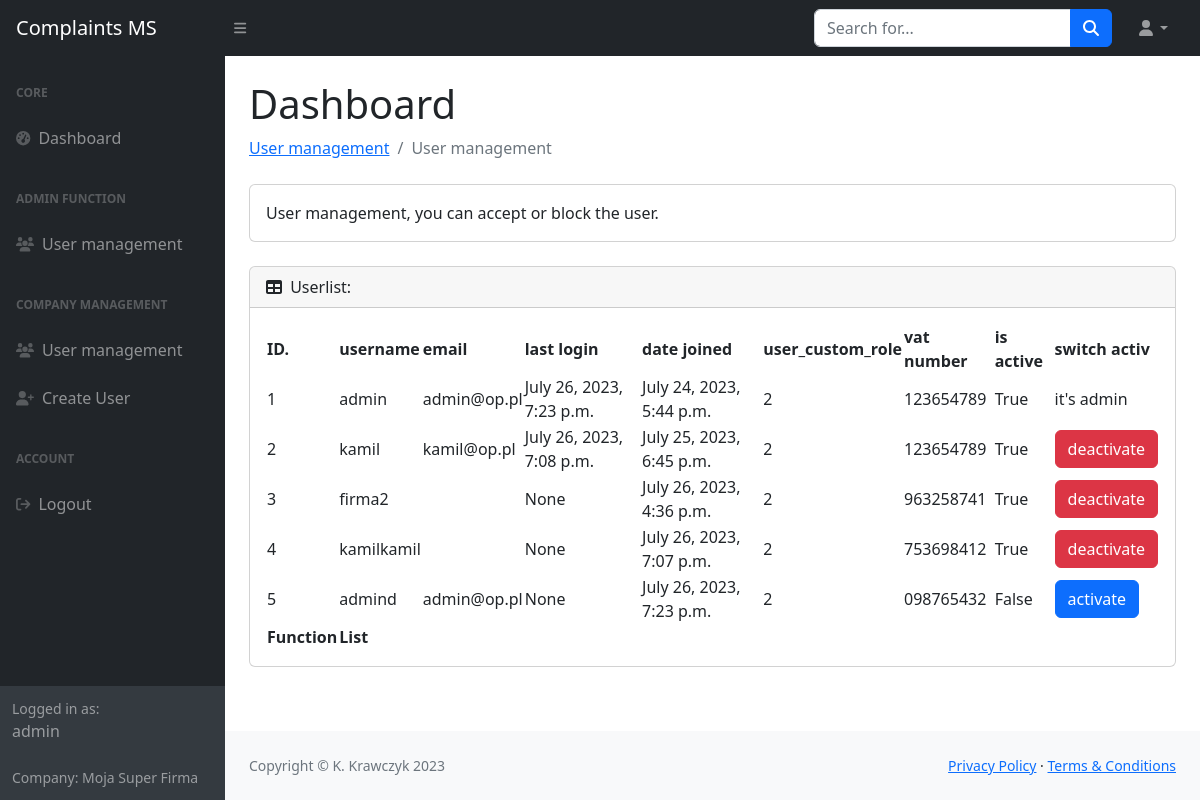
Before: /adm/user/ (signed in) with the older database file.
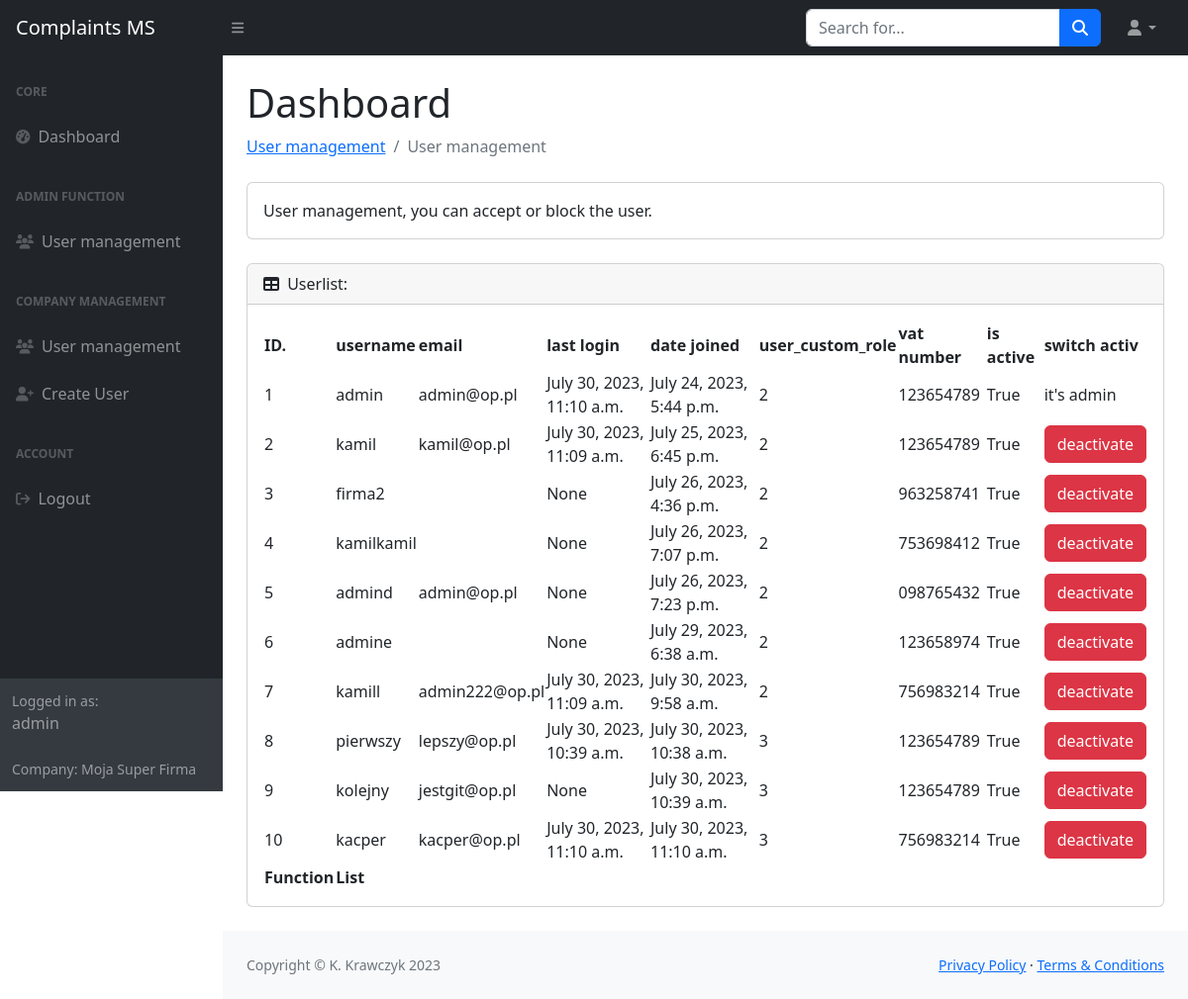
After: the same page with the newer database file.
### complaints/models.py (models this page shows)
class MyUser(AbstractUser):
    company = models.ForeignKey(Company, on_delete=models.CASCADE, null=True, blank=True)
    user_custom_role = models.IntegerField(choices=USER_ROLE, default=2)

class Company(models.Model):
    name = models.CharField(max_length=64, null=True, blank=True)
    nip = models.CharField(max_length=16, primary_key=True)
    adress = models.CharField(max_length=64, null=True, blank=True)

### complaints/views_admin.py (the view)
# urls.py: path('adm/user/', AdminUser.as_view()),
class AdminUser(View):
    def get(self, request):
        if not request.user.is_superuser:
            return render(request, 'admin/no_permissions.html')
        ctx = {
            'users': User.objects.all(),
            'link': "/adm"
        }
        return render(request, 'admin/user.html', ctx)

### complaints/my_context_processor.py (called while the page is built)
def my_cp(request):
    user = request.user
    ctx = {}
    if user.is_authenticated:
        ctx.update({
            'current_user': user
        })
    return ctx

### complaints/templates/admin/user.html (shortened to what this page needs)
{% extends 'user/../base.html' %}
{% block main %}
<main>
    <div class="container-fluid px-4">
        <h1 class="mt-4">Dashboard</h1>
        <ol class="breadcrumb mb-4">
            <li class="breadcrumb-item"><a href="">User management</a></li>
            <li class="breadcrumb-item active">User management</li>
        </ol>
        <div class="card mb-4">
            <div class="card-body">
                User management, you can accept or block the user.
            </div>
        </div>
        <div class="card mb-4">
            <div class="card-header">
                <i class="fas fa-table me-1"></i>
                Userlist:
            </div>
            <div class="card-body">
                <table id="datatablesSimple">
                    <thead>
                        <tr>
                            <th>ID.</th>
                            <th>username</th>
                            <th>email</th>
                            <th>last login</th>
                            <th>date joined</th>
                            <th>user_custom_role</th>
                            <th>vat number</th>
                            <th>is active</th>
                            <th>switch activ</th>
                        </tr>
                    </thead>
                    <tfoot>
                        <tr>
                            <th>Function</th>
                            <th>List</th>
                        </tr>
                    </tfoot>
                    <tbody>
                        {% for user in users %}
                        <tr>
                            <td>{{ user.id }}</td>
                            <td>{{ user.username }}</td>
                            <td>{{ user.email }}</td>
                            <td>{{ user.last_login }}</td>
                            <td>{{ user.date_joined }}</td>
                            <td>{{ user.user_custom_role }}</td>
                            <td>{{ user.company_id }}</td>
                            <td>{{ user.is_active }}</td>
                            <td>
                                {% if user.is_superuser %}
                                    it's admin
                                {% else %}
                                    {% if user.is_active %}
                                        <a class="btn btn-danger" href="{{ link }}/0/{{ user.id }}/">deactivate</a>
                                    {% else %}
                                        <a class="btn btn-primary" href="{{ link }}/1/{{ user.id }}/">activate</a>
                                    {% endif %}
                                {% endif %}
                            </td>
                        </tr>
                        {% endfor %}
                    </tbody>
                </table>
            </div>
        </div>
    </div>
</main>
{% endblock %}

### complaints/templates/base.html (shortened to what this page needs)
<!DOCTYPE html>
<html lang="en">
    <head>
        {% load static %}
        <link href="https://cdn.jsdelivr.net/npm/simple-datatables@7.1.2/dist/style.min.css" rel="stylesheet" />
        <link href="{% static 'css/styles.css' %}" rel="stylesheet" />
    </head>
    <body class="sb-nav-fixed">
        {% include 'nav_top.html' %}
        <div id="layoutSidenav">
            {% include 'navbar_left.html' %}
            <div id="layoutSidenav_content">
                {% block main %}{% endblock %}
                {% include 'footer.html' %}
            </div>
        </div>
    </body>
</html>

### complaints/templates/nav_top.html (shortened to what this page needs)
<nav class="sb-topnav navbar navbar-expand navbar-dark bg-dark">
            <a class="navbar-brand ps-3" href="">Complaints MS</a>
            <button class="btn btn-link btn-sm order-1 order-lg-0 me-4 me-lg-0" id="sidebarToggle" href="#!"><i class="fas fa-bars"></i></button>
            <form class="d-none d-md-inline-block form-inline ms-auto me-0 me-md-3 my-2 my-md-0">
                <div class="input-group">
                    <input class="form-control" type="text" placeholder="Search for..." aria-label="Search for..." aria-describedby="btnNavbarSearch" />
                    <button class="btn btn-primary" id="btnNavbarSearch" type="button"><i class="fas fa-search"></i></button>
                </div>
            </form>
            <ul class="navbar-nav ms-auto ms-md-0 me-3 me-lg-4">
                <li class="nav-item dropdown">
                    <a class="nav-link dropdown-toggle" id="navbarDropdown" href="#" role="button" data-bs-toggle="dropdown" aria-expanded="false"><i class="fas fa-user fa-fw"></i></a>
                </li>
            </ul>
        </nav>

### complaints/templates/navbar_left.html
<div id="layoutSidenav_nav">
                <nav class="sb-sidenav accordion sb-sidenav-dark" id="sidenavAccordion">
                    <div class="sb-sidenav-menu">
                        <div class="nav">
                            <div class="sb-sidenav-menu-heading">Core</div>
                            <a class="nav-link" href="/panel/home/">
                                <div class="sb-nav-link-icon"><i class="fas fa-tachometer-alt"></i></div>
                                Dashboard
                            </a>
                            <div class="sb-sidenav-menu-heading">Admin function</div>
                            <a class="nav-link" href="/adm/user">
                                <div class="sb-nav-link-icon"><i class="fa-solid fa-users"></i></div>
                                User management
                            </a>
                            <div class="sb-sidenav-menu-heading">Company management</div>
                            <a class="nav-link" href="/panel/users/">
                                <div class="sb-nav-link-icon"><i class="fa-solid fa-users"></i></div>
                                User management
                            </a>
                            <a class="nav-link" href="/panel/add_user/">
                                <div class="sb-nav-link-icon"><i class="fa-solid fa-user-plus"></i></div>
                                Create User
                            </a>
                            <div class="sb-sidenav-menu-heading">Account</div>
                            <a class="nav-link" href="/logout/">
                                <div class="sb-nav-link-icon"><i class="fa-solid fa-arrow-right-from-bracket"></i></div>
                                Logout
                            </a>
                        </div>
                    </div>
                    <div class="sb-sidenav-footer">
                        <div class="small">Logged in as:</div>
                        {{ current_user.username }}
                        <br><br>
                        <div class="small">Company:
                        {{ current_user.company.name }}</div>
                    </div>
                </nav>
            </div>

### complaints/templates/footer.html
<footer class="py-4 bg-light mt-auto">
    <div class="container-fluid px-4">
        <div class="d-flex align-items-center justify-content-between small">
            <div class="text-muted">Copyright &copy; K. Krawczyk 2023</div>
            <div>
                <a href="">Privacy Policy</a>
                &middot;
                <a href="">Terms &amp; Conditions</a>
            </div>
        </div>
    </div>
</footer>

Changed rows visible on the page:
changed MyUser "admin": last_login "July 26, 2023, 7:23 p.m." → "July 30, 2023, 11:10 a.m."
changed MyUser "kamil": last_login "July 26, 2023, 7:08 p.m." → "July 30, 2023, 11:09 a.m."
changed MyUser "admind": is_active "False" → "True"; is_active "activate" → "deactivate"
added MyUser: id "6", username "admine", last_login "None", date_joined "July 29, 2023, 6:38 a.m.", user_custom_role "2", company_id "123658974", is_active "True"
added MyUser: id "7", username "kamill", email "admin222@op.pl", last_login "July 30, 2023, 11:09 a.m.", date_joined "July 30, 2023, 9:58 a.m.", user_custom_role "2", company_id "756983214", is_active "True"
added MyUser: id "8", username "pierwszy", email "lepszy@op.pl", last_login "July 30, 2023, 10:39 a.m.", date_joined "July 30, 2023, 10:38 a.m.", user_custom_role "3", company_id "123654789", is_active "True"
added MyUser: id "9", username "kolejny", email "jestgit@op.pl", last_login "None", date_joined "July 30, 2023, 10:39 a.m.", user_custom_role "3", company_id "123654789", is_active "True"
added MyUser: id "10", username "kacper", email "kacper@op.pl", last_login "July 30, 2023, 11:10 a.m.", date_joined "July 30, 2023, 11:10 a.m.", user_custom_role "3", company_id "756983214", is_active "True"
